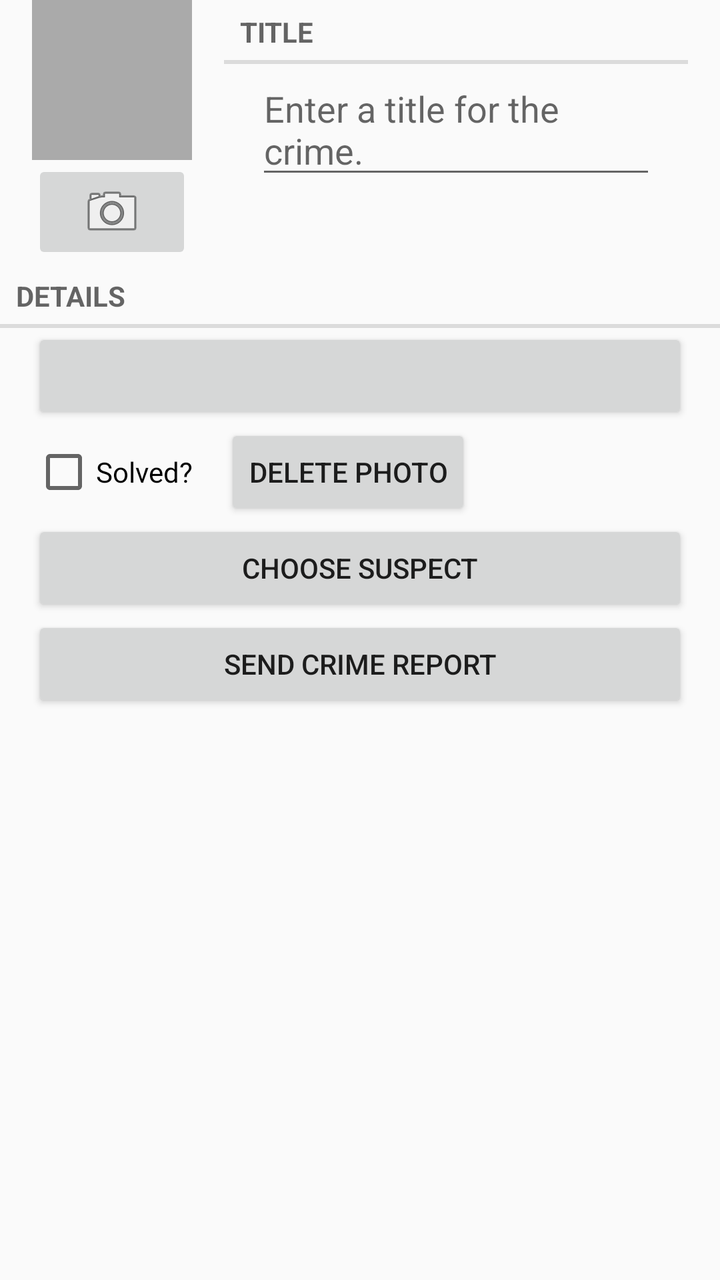
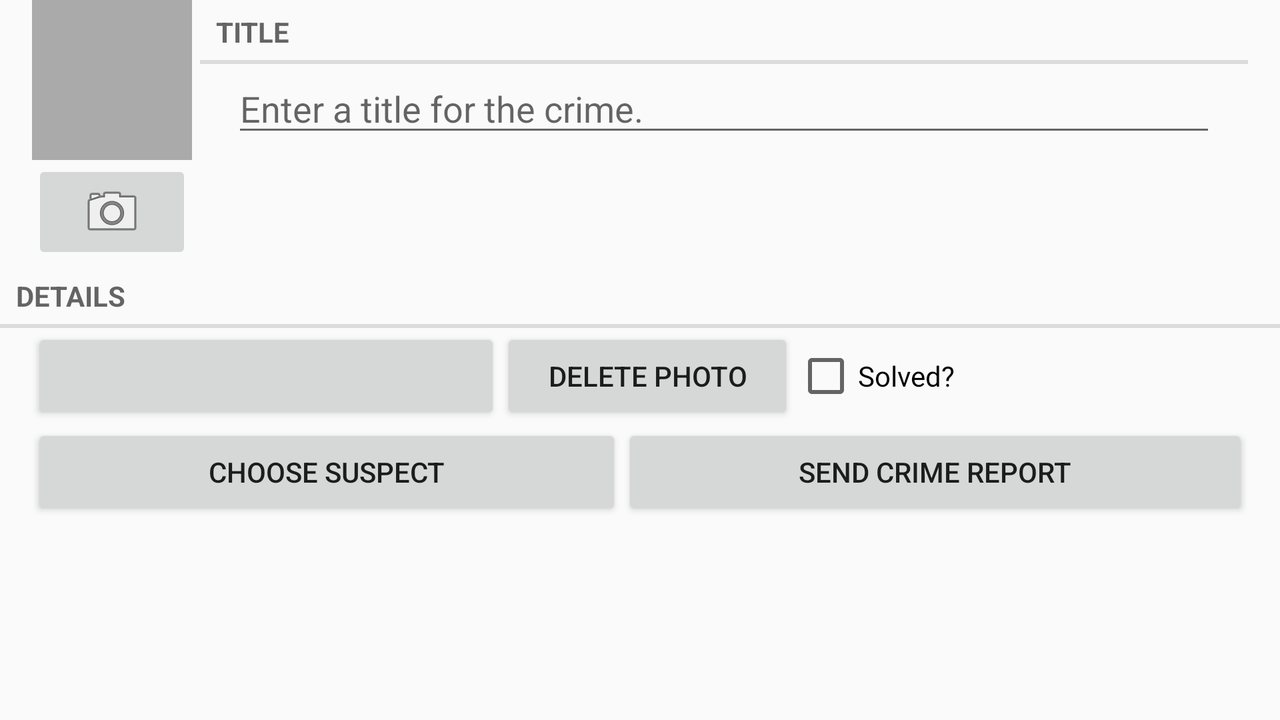

Compare how this app lays out the same screen by default and in its alternative resource folder. The renders come first, then the two layout files and the values they reference.
<!-- AndroidManifest.xml: application theme AppTheme -->
<!-- res/layout/fragment_crime.xml -->
<?xml version="1.0" encoding="utf-8"?>
<LinearLayout xmlns:android="http://schemas.android.com/apk/res/android"
              android:orientation="vertical"
              android:layout_width="match_parent"
              android:layout_height="match_parent">

    <LinearLayout
        android:layout_width="wrap_content"
        android:layout_height="wrap_content"
        android:orientation="horizontal"
        android:layout_marginLeft="16dp"
        android:layout_marginRight="16dp">

        <LinearLayout
            android:layout_width="wrap_content"
            android:layout_height="wrap_content"
            android:orientation="vertical"
            android:layout_marginRight="16dp">

            <ImageView
                android:id="@+id/crime_image_view"
                android:layout_width="80dp"
                android:layout_height="80dp"
                android:scaleType="centerInside"
                android:background="@android:color/darker_gray"
                android:cropToPadding="true"/>

            <ImageButton
                android:id="@+id/crime_image_button"
                android:layout_width="match_parent"
                android:layout_height="wrap_content"
                android:src="@android:drawable/ic_menu_camera"/>

        </LinearLayout>

        <LinearLayout
            android:layout_width="wrap_content"
            android:layout_height="wrap_content"
            android:orientation="vertical"
            android:layout_weight="1">

            <TextView
                android:layout_width="match_parent"
                android:layout_height="wrap_content"
                android:text="@string/crime_title_label"
                style="?android:listSeparatorTextViewStyle"/>

            <EditText
                android:layout_width="match_parent"
                android:layout_height="wrap_content"
                android:id="@+id/crime_title"
                android:hint="@string/crime_title_hint"
                style="@style/MarginLeftRight"/>

        </LinearLayout>

    </LinearLayout>

    <TextView
        android:layout_width="match_parent"
        android:layout_height="wrap_content"
        android:text="@string/crime_details_label"
        style="?android:listSeparatorTextViewStyle"/>

    <Button
        android:layout_width="match_parent"
        android:layout_height="wrap_content"
        android:id="@+id/crime_date"
        style="@style/MarginLeftRight"/>

    <LinearLayout
        android:layout_width="match_parent"
        android:layout_height="wrap_content">

        <CheckBox
            android:layout_width="wrap_content"
            android:layout_height="wrap_content"
            android:id="@+id/crime_solved"
            android:layout_marginLeft="16dp"
            android:layout_marginRight="16dp"
            android:text="@string/crime_solved_label"/>

        <Button
            android:id="@+id/delete_photo_button"
            android:layout_width="wrap_content"
            android:layout_height="wrap_content"
            android:text="Delete Photo"/>

    </LinearLayout>

    <Button
        android:id="@+id/crime_suspect_button"
        android:layout_width="match_parent"
        android:layout_height="wrap_content"
        android:layout_marginLeft="16dp"
        android:layout_marginRight="16dp"
        android:text="@string/choose_suspect"/>

    <Button
        android:id="@+id/crime_report_button"
        android:layout_width="match_parent"
        android:layout_height="wrap_content"
        android:layout_marginLeft="16dp"
        android:layout_marginRight="16dp"
        android:text="@string/send_crime_report"/>


</LinearLayout>
<!-- resources referenced by this layout -->
<resources>
  <string name="choose_suspect">Choose Suspect</string>
  <string name="crime_details_label">Details</string>
  <string name="crime_solved_label">Solved?</string>
  <string name="crime_title_hint">Enter a title for the crime.</string>
  <string name="crime_title_label">Title</string>
  <string name="send_crime_report">Send Crime Report</string>
  <style name="MarginLeftRight">
          <item name="android:layout_marginLeft">16dp</item>
          <item name="android:layout_marginRight">16dp</item>
      </style>
  <style name="AppTheme" parent="Theme.AppCompat.Light.DarkActionBar">
          
      </style>
</resources>
<!-- res/layout-land/fragment_crime.xml (the author's variant of the layout above) -->
<!-- drawn on the phone turned sideways -->
<?xml version="1.0" encoding="utf-8"?>
<ScrollView xmlns:android="http://schemas.android.com/apk/res/android"
              android:layout_width="match_parent"
              android:layout_height="match_parent">

    <LinearLayout
        android:layout_width="match_parent"
        android:layout_height="match_parent"
        android:orientation="vertical">

        <LinearLayout
            android:layout_width="match_parent"
            android:layout_height="wrap_content"
            android:orientation="horizontal"
            android:layout_marginLeft="16dp"
            android:layout_marginRight="16dp">

            <LinearLayout
                android:layout_width="wrap_content"
                android:layout_height="wrap_content"
                android:orientation="vertical"
                android:layout_marginRight="4dp">

                <ImageView
                    android:id="@+id/crime_image_view"
                    android:layout_width="80dp"
                    android:layout_height="80dp"
                    android:scaleType="centerInside"
                    android:background="@android:color/darker_gray"
                    android:cropToPadding="true"/>

                <ImageButton
                    android:id="@+id/crime_image_button"
                    android:layout_width="match_parent"
                    android:layout_height="wrap_content"
                    android:src="@android:drawable/ic_menu_camera"/>

            </LinearLayout>

            <LinearLayout
                android:layout_width="wrap_content"
                android:layout_height="wrap_content"
                android:orientation="vertical"
                android:layout_weight="1">

                <TextView
                    android:layout_width="match_parent"
                    android:layout_height="wrap_content"
                    android:text="@string/crime_title_label"
                    style="?android:listSeparatorTextViewStyle"/>

                <EditText
                    android:layout_width="match_parent"
                    android:layout_height="wrap_content"
                    android:id="@+id/crime_title"
                    android:hint="@string/crime_title_hint"
                    style="@style/MarginLeftRight"/>

            </LinearLayout>

        </LinearLayout>

        <TextView
            android:layout_width="match_parent"
            android:layout_height="wrap_content"
            android:text="@string/crime_details_label"
            style="?android:listSeparatorTextViewStyle"/>

        <LinearLayout
            android:orientation="horizontal"
            android:layout_width="match_parent"
            android:layout_height="wrap_content"
            android:layout_marginLeft="16dp"
            android:layout_marginRight="16dp">

            <Button
                android:layout_width="wrap_content"
                android:layout_height="wrap_content"
                android:id="@+id/crime_date"
                android:layout_weight="1"/>

            <Button
                android:id="@+id/delete_photo_button"
                android:layout_width="0dp"
                android:layout_height="wrap_content"
                android:text="Delete Photo"
                android:layout_weight="1"/>

            <CheckBox
                android:layout_width="wrap_content"
                android:layout_height="wrap_content"
                android:id="@+id/crime_solved"
                android:text="@string/crime_solved_label"
                android:layout_weight="1"/>
        </LinearLayout>

        <LinearLayout
            android:layout_width="match_parent"
            android:layout_height="wrap_content"
            android:layout_marginLeft="16dp"
            android:layout_marginRight="16dp"
            android:orientation="horizontal">

            <Button
                android:id="@+id/crime_suspect_button"
                android:layout_width="wrap_content"
                android:layout_height="wrap_content"
                android:text="@string/choose_suspect"
                android:layout_weight="1"/>

            <Button
                android:id="@+id/crime_report_button"
                android:layout_width="wrap_content"
                android:layout_height="wrap_content"
                android:text="@string/send_crime_report"
                android:layout_weight="1"/>


        </LinearLayout>

    </LinearLayout>


</ScrollView>
